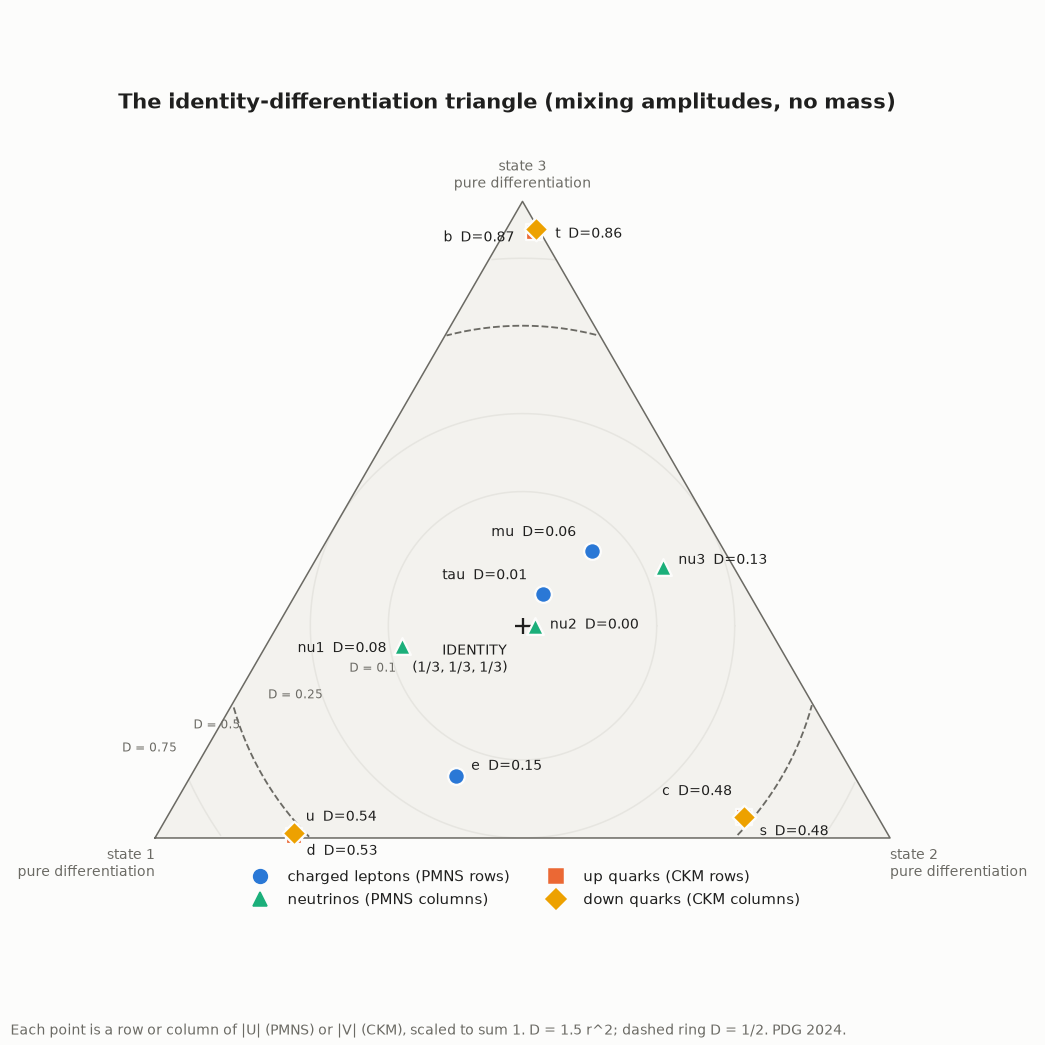

Here is the Python script that generated this plot:
"""Chart: families as points in the identity-differentiation triangle.

Any 3-vector v scaled to sum 1 is a point in a triangle (ternary plot).
The centre (1/3,1/3,1/3) is the identity projector's direction (D = 0);
the corners are pure differentiation (D = 1). D = 1.5 * r^2, where r is the
distance from the centre in these coordinates, so rings of constant D are
circles around the centre.
"""
import sys
from math import sqrt
from pathlib import Path

import numpy as np

sys.path.insert(0, str(Path(__file__).parent.parent / "prime-oscillators"))
import chartstyle as cs  # noqa: E402
import matplotlib.pyplot as plt  # noqa: E402

LEPTON, NEUTRINO, DOWN, UP = "#2a78d6", "#1baf7a", "#eda100", "#eb6834"

# PMNS |U| (rows e, mu, tau; columns nu1..3) and CKM |V| from `origin project`.
PMNS = np.array([[0.8233, 0.5480, 0.1480], [0.2968, 0.6051, 0.7388], [0.4838, 0.5776, 0.6575]])
CKM = np.array([[0.97435, 0.22501, 0.003732], [0.22487, 0.97349, 0.04183], [0.00858, 0.04111, 0.999118]])


def corner_xy(x):
    """Barycentric (x1, x2, x3), summing to 1, to 2D triangle coordinates."""
    corners = np.array([[0, 0], [1, 0], [0.5, sqrt(3) / 2]])
    return np.asarray(x) @ corners


def point(v):
    v = np.asarray(v, float)
    return corner_xy(v / v.sum())


def d_of(v):
    x = np.asarray(v, float) / np.sum(v)
    return 1.5 * (np.sum(x ** 2) - 1 / 3)


fig, ax = plt.subplots(figsize=(9.5, 9.5))
ax.set_aspect("equal")
ax.axis("off")

# Triangle and rings of constant D.
tri = corner_xy(np.eye(3))
ax.fill(*tri.T, color="#f3f2ee", zorder=0)
ax.plot(*np.vstack([tri, tri[:1]]).T, color=cs.INK_2, lw=1)
centre = corner_xy([1 / 3] * 3)
# Radius in 2D for a given D: barycentric r^2 = 2D/3, and the triangle map
# scales barycentric distance by 1/sqrt(2).
for d in (0.1, 0.25, 0.5, 0.75):
    r = sqrt(2 * d / 3) / sqrt(2)
    t = np.linspace(0, 2 * np.pi, 400)
    circle = centre + r * np.c_[np.cos(t), np.sin(t)]
    # Keep only the part inside the triangle.
    inside = np.array([np.all(np.linalg.solve(np.c_[tri.T, [0, 0]].T[:2].T if False else np.vstack([tri.T, np.ones(3)]), np.r_[p, 1]) >= -1e-9) for p in circle])
    circle[~inside] = np.nan
    style = dict(color=cs.INK_2, lw=1.2, ls="--") if d == 0.5 else dict(color=cs.GRID, lw=1)
    ax.plot(*circle.T, **style, zorder=1)
    label_at = centre + r * np.array([np.cos(np.radians(200)), np.sin(np.radians(200))])
    ax.annotate(f"D = {d}", label_at, fontsize=8, color=cs.INK_2, ha="right")
ax.scatter(*centre, marker="+", s=120, color=cs.INK, zorder=4)
ax.annotate("IDENTITY\n(1/3, 1/3, 1/3)", centre, xytext=(-10, -30), textcoords="offset points", fontsize=9, color=cs.INK, ha="right")
for (x, y), name, align in zip(tri, ["state 1", "state 2", "state 3"], [("right", "top"), ("left", "top"), ("center", "bottom")]):
    ax.annotate(name + "\npure differentiation", (x, y), ha=align[0], va=align[1], fontsize=9, color=cs.INK_2,
                xytext=(0, 6 if align[1] == "bottom" else -6), textcoords="offset points")

points = []
for i, n in enumerate(["e", "mu", "tau"]):
    points.append((f"{n} (PMNS row)", PMNS[i], LEPTON, "o"))
for i in range(3):
    points.append((f"nu{i + 1} (PMNS col)", PMNS[:, i], NEUTRINO, "^"))
for i, n in enumerate(["u", "c", "t"]):
    points.append((f"{n} (CKM row)", CKM[i], UP, "s"))
for i, n in enumerate(["d", "s", "b"]):
    points.append((f"{n} (CKM col)", CKM[:, i], DOWN, "D"))

offsets = {"e": (10, 4), "mu": (-10, 10), "tau": (-10, 10), "nu1": (-10, -4), "nu2": (10, -2), "nu3": (10, 2),
           "u": (8, 10), "c": (-8, 14), "t": (14, -4), "d": (8, -14), "s": (10, -12), "b": (-14, -8)}
for name, v, colour, marker in points:
    xy = point(v)
    ax.scatter(*xy, s=120, color=colour, marker=marker, ec=cs.SURFACE, lw=1.5, zorder=5)
    key = name.split(" ")[0]
    ox, oy = offsets[key]
    ax.annotate(f"{key}  D={d_of(v):.2f}", xy, xytext=(ox, oy), textcoords="offset points", fontsize=9,
                ha="left" if ox > 0 else "right", color=cs.INK)

handles = [plt.Line2D([], [], color=c, marker=m, ls="", ms=9, label=l) for l, c, m in
           [("charged leptons (PMNS rows)", LEPTON, "o"), ("neutrinos (PMNS columns)", NEUTRINO, "^"),
            ("up quarks (CKM rows)", UP, "s"), ("down quarks (CKM columns)", DOWN, "D")]]
ax.legend(handles=handles, loc="upper center", bbox_to_anchor=(0.5, 0.02), ncol=2)
ax.set_title("The identity-differentiation triangle (mixing amplitudes, no mass)", pad=40)
cs.footer(fig, "Each point is a row or column of |U| (PMNS) or |V| (CKM), scaled to sum 1. D = 1.5 r^2; dashed ring D = 1/2. PDG 2024.")
fig.tight_layout(rect=(0, 0.03, 1, 1))
fig.savefig(Path(__file__).parent / "triangle.png", dpi=cs.DPI)
